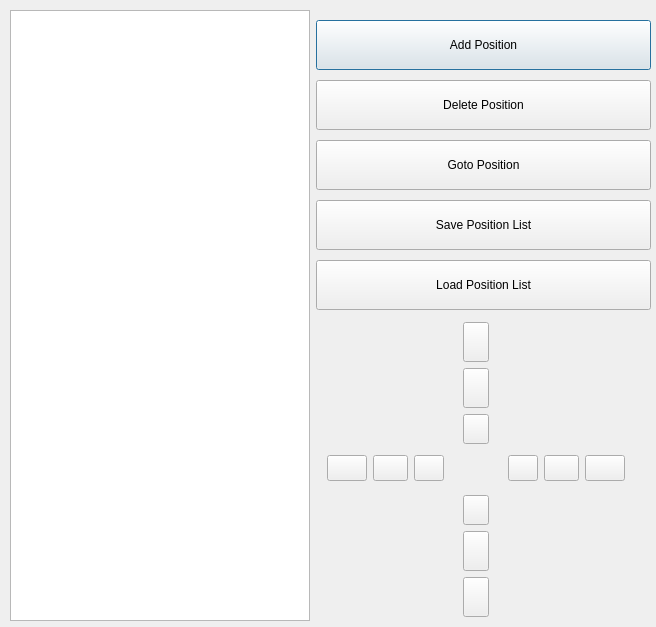
<?xml version="1.0" encoding="UTF-8"?>
<ui version="4.0">
 <class>StageControl</class>
 <widget class="QDialog" name="StageControl">
  <property name="geometry">
   <rect>
    <x>0</x>
    <y>0</y>
    <width>656</width>
    <height>627</height>
   </rect>
  </property>
  <property name="windowTitle">
   <string>Dialog</string>
  </property>
  <widget class="QWidget" name="gridLayoutWidget">
   <property name="geometry">
    <rect>
     <x>10</x>
     <y>10</y>
     <width>641</width>
     <height>611</height>
    </rect>
   </property>
   <layout class="QGridLayout" name="gridLayout">
    <item row="0" column="1">
     <layout class="QVBoxLayout" name="stageLocControls">
      <property name="spacing">
       <number>10</number>
      </property>
      <property name="sizeConstraint">
       <enum>QLayout::SetFixedSize</enum>
      </property>
      <property name="topMargin">
       <number>10</number>
      </property>
      <item>
       <widget class="QPushButton" name="addBtn">
        <property name="sizePolicy">
         <sizepolicy hsizetype="Minimum" vsizetype="Preferred">
          <horstretch>0</horstretch>
          <verstretch>0</verstretch>
         </sizepolicy>
        </property>
        <property name="minimumSize">
         <size>
          <width>0</width>
          <height>22</height>
         </size>
        </property>
        <property name="maximumSize">
         <size>
          <width>16777215</width>
          <height>50</height>
         </size>
        </property>
        <property name="text">
         <string>Add Position</string>
        </property>
       </widget>
      </item>
      <item>
       <widget class="QPushButton" name="deleteBtn">
        <property name="sizePolicy">
         <sizepolicy hsizetype="Minimum" vsizetype="Preferred">
          <horstretch>0</horstretch>
          <verstretch>0</verstretch>
         </sizepolicy>
        </property>
        <property name="minimumSize">
         <size>
          <width>0</width>
          <height>50</height>
         </size>
        </property>
        <property name="maximumSize">
         <size>
          <width>16777215</width>
          <height>50</height>
         </size>
        </property>
        <property name="text">
         <string>Delete Position</string>
        </property>
       </widget>
      </item>
      <item>
       <widget class="QPushButton" name="gotoPosBtn">
        <property name="sizePolicy">
         <sizepolicy hsizetype="Preferred" vsizetype="Preferred">
          <horstretch>0</horstretch>
          <verstretch>0</verstretch>
         </sizepolicy>
        </property>
        <property name="minimumSize">
         <size>
          <width>0</width>
          <height>50</height>
         </size>
        </property>
        <property name="maximumSize">
         <size>
          <width>16777215</width>
          <height>50</height>
         </size>
        </property>
        <property name="text">
         <string>Goto Position</string>
        </property>
       </widget>
      </item>
      <item>
       <widget class="QPushButton" name="saveListBtn">
        <property name="sizePolicy">
         <sizepolicy hsizetype="Preferred" vsizetype="Preferred">
          <horstretch>0</horstretch>
          <verstretch>0</verstretch>
         </sizepolicy>
        </property>
        <property name="minimumSize">
         <size>
          <width>0</width>
          <height>50</height>
         </size>
        </property>
        <property name="maximumSize">
         <size>
          <width>16777215</width>
          <height>50</height>
         </size>
        </property>
        <property name="text">
         <string>Save Position List</string>
        </property>
       </widget>
      </item>
      <item>
       <widget class="QPushButton" name="loadListBtn">
        <property name="sizePolicy">
         <sizepolicy hsizetype="Preferred" vsizetype="Preferred">
          <horstretch>0</horstretch>
          <verstretch>0</verstretch>
         </sizepolicy>
        </property>
        <property name="minimumSize">
         <size>
          <width>0</width>
          <height>41</height>
         </size>
        </property>
        <property name="maximumSize">
         <size>
          <width>16777215</width>
          <height>50</height>
         </size>
        </property>
        <property name="text">
         <string>Load Position List</string>
        </property>
       </widget>
      </item>
      <item>
       <layout class="QGridLayout" name="gridLayout_4">
        <item row="0" column="0">
         <widget class="QWidget" name="stageControl" native="true">
          <property name="maximumSize">
           <size>
            <width>16777178</width>
            <height>16777215</height>
           </size>
          </property>
          <property name="autoFillBackground">
           <bool>false</bool>
          </property>
          <widget class="QWidget" name="stageUp_6" native="true">
           <property name="geometry">
            <rect>
             <x>145</x>
             <y>0</y>
             <width>36</width>
             <height>120</height>
            </rect>
           </property>
           <layout class="QVBoxLayout" name="verticalLayout_13">
            <property name="spacing">
             <number>-1</number>
            </property>
            <property name="sizeConstraint">
             <enum>QLayout::SetFixedSize</enum>
            </property>
            <property name="leftMargin">
             <number>2</number>
            </property>
            <property name="topMargin">
             <number>2</number>
            </property>
            <property name="rightMargin">
             <number>2</number>
            </property>
            <property name="bottomMargin">
             <number>2</number>
            </property>
            <item>
             <widget class="QPushButton" name="stageUpBtn3_6">
              <property name="sizePolicy">
               <sizepolicy hsizetype="Fixed" vsizetype="Fixed">
                <horstretch>0</horstretch>
                <verstretch>0</verstretch>
               </sizepolicy>
              </property>
              <property name="minimumSize">
               <size>
                <width>26</width>
                <height>40</height>
               </size>
              </property>
              <property name="maximumSize">
               <size>
                <width>26</width>
                <height>40</height>
               </size>
              </property>
              <property name="text">
               <string notr="true"/>
              </property>
              <property name="icon">
               <iconset>
                <normaloff>resources/up3.png</normaloff>resources/up3.png</iconset>
              </property>
              <property name="iconSize">
               <size>
                <width>16</width>
                <height>32</height>
               </size>
              </property>
              <property name="autoRepeat">
               <bool>true</bool>
              </property>
              <property name="autoRepeatDelay">
               <number>100</number>
              </property>
              <property name="autoRepeatInterval">
               <number>200</number>
              </property>
             </widget>
            </item>
            <item>
             <widget class="QPushButton" name="stageUpBtn2_6">
              <property name="sizePolicy">
               <sizepolicy hsizetype="Fixed" vsizetype="Fixed">
                <horstretch>0</horstretch>
                <verstretch>0</verstretch>
               </sizepolicy>
              </property>
              <property name="minimumSize">
               <size>
                <width>26</width>
                <height>40</height>
               </size>
              </property>
              <property name="maximumSize">
               <size>
                <width>26</width>
                <height>40</height>
               </size>
              </property>
              <property name="text">
               <string notr="true"/>
              </property>
              <property name="icon">
               <iconset>
                <normaloff>resources/up2.png</normaloff>resources/up2.png</iconset>
              </property>
              <property name="iconSize">
               <size>
                <width>16</width>
                <height>20</height>
               </size>
              </property>
              <property name="autoRepeat">
               <bool>true</bool>
              </property>
              <property name="autoRepeatDelay">
               <number>100</number>
              </property>
              <property name="autoRepeatInterval">
               <number>200</number>
              </property>
             </widget>
            </item>
            <item>
             <widget class="QPushButton" name="stageUpBtn1_6">
              <property name="sizePolicy">
               <sizepolicy hsizetype="Fixed" vsizetype="Fixed">
                <horstretch>0</horstretch>
                <verstretch>0</verstretch>
               </sizepolicy>
              </property>
              <property name="minimumSize">
               <size>
                <width>26</width>
                <height>30</height>
               </size>
              </property>
              <property name="maximumSize">
               <size>
                <width>26</width>
                <height>30</height>
               </size>
              </property>
              <property name="text">
               <string notr="true"/>
              </property>
              <property name="icon">
               <iconset>
                <normaloff>resources/up1.png</normaloff>resources/up1.png</iconset>
              </property>
              <property name="iconSize">
               <size>
                <width>16</width>
                <height>20</height>
               </size>
              </property>
              <property name="autoRepeat">
               <bool>true</bool>
              </property>
              <property name="autoRepeatDelay">
               <number>100</number>
              </property>
              <property name="autoRepeatInterval">
               <number>200</number>
              </property>
             </widget>
            </item>
           </layout>
          </widget>
          <widget class="QWidget" name="stageRight_6" native="true">
           <property name="geometry">
            <rect>
             <x>190</x>
             <y>133</y>
             <width>130</width>
             <height>40</height>
            </rect>
           </property>
           <property name="minimumSize">
            <size>
             <width>0</width>
             <height>0</height>
            </size>
           </property>
           <property name="maximumSize">
            <size>
             <width>16777215</width>
             <height>16777215</height>
            </size>
           </property>
           <layout class="QHBoxLayout" name="horizontalLayout_13">
            <property name="spacing">
             <number>-1</number>
            </property>
            <property name="sizeConstraint">
             <enum>QLayout::SetFixedSize</enum>
            </property>
            <property name="leftMargin">
             <number>2</number>
            </property>
            <property name="topMargin">
             <number>2</number>
            </property>
            <property name="rightMargin">
             <number>2</number>
            </property>
            <property name="bottomMargin">
             <number>2</number>
            </property>
            <item>
             <widget class="QPushButton" name="stageRightBtn1_6">
              <property name="sizePolicy">
               <sizepolicy hsizetype="Fixed" vsizetype="Fixed">
                <horstretch>0</horstretch>
                <verstretch>0</verstretch>
               </sizepolicy>
              </property>
              <property name="minimumSize">
               <size>
                <width>30</width>
                <height>26</height>
               </size>
              </property>
              <property name="maximumSize">
               <size>
                <width>30</width>
                <height>26</height>
               </size>
              </property>
              <property name="text">
               <string notr="true"/>
              </property>
              <property name="icon">
               <iconset>
                <normaloff>resources/right1.png</normaloff>resources/right1.png</iconset>
              </property>
              <property name="autoRepeat">
               <bool>true</bool>
              </property>
              <property name="autoRepeatDelay">
               <number>100</number>
              </property>
              <property name="autoRepeatInterval">
               <number>200</number>
              </property>
             </widget>
            </item>
            <item>
             <widget class="QPushButton" name="stageRightBtn2_6">
              <property name="sizePolicy">
               <sizepolicy hsizetype="Fixed" vsizetype="Fixed">
                <horstretch>0</horstretch>
                <verstretch>0</verstretch>
               </sizepolicy>
              </property>
              <property name="minimumSize">
               <size>
                <width>35</width>
                <height>26</height>
               </size>
              </property>
              <property name="maximumSize">
               <size>
                <width>35</width>
                <height>26</height>
               </size>
              </property>
              <property name="text">
               <string notr="true"/>
              </property>
              <property name="icon">
               <iconset>
                <normaloff>resources/right2.png</normaloff>resources/right2.png</iconset>
              </property>
              <property name="autoRepeat">
               <bool>true</bool>
              </property>
              <property name="autoRepeatDelay">
               <number>100</number>
              </property>
              <property name="autoRepeatInterval">
               <number>200</number>
              </property>
             </widget>
            </item>
            <item>
             <widget class="QPushButton" name="stageRightBtn3_6">
              <property name="sizePolicy">
               <sizepolicy hsizetype="Fixed" vsizetype="Fixed">
                <horstretch>0</horstretch>
                <verstretch>0</verstretch>
               </sizepolicy>
              </property>
              <property name="minimumSize">
               <size>
                <width>40</width>
                <height>26</height>
               </size>
              </property>
              <property name="maximumSize">
               <size>
                <width>40</width>
                <height>26</height>
               </size>
              </property>
              <property name="text">
               <string notr="true"/>
              </property>
              <property name="icon">
               <iconset>
                <normaloff>resources/right3.png</normaloff>resources/right3.png</iconset>
              </property>
              <property name="iconSize">
               <size>
                <width>32</width>
                <height>16</height>
               </size>
              </property>
              <property name="autoRepeat">
               <bool>true</bool>
              </property>
              <property name="autoRepeatDelay">
               <number>100</number>
              </property>
              <property name="autoRepeatInterval">
               <number>200</number>
              </property>
             </widget>
            </item>
           </layout>
          </widget>
          <widget class="QWidget" name="stageLeft_6" native="true">
           <property name="geometry">
            <rect>
             <x>9</x>
             <y>133</y>
             <width>130</width>
             <height>40</height>
            </rect>
           </property>
           <layout class="QHBoxLayout" name="horizontalLayout_14">
            <property name="spacing">
             <number>-1</number>
            </property>
            <property name="sizeConstraint">
             <enum>QLayout::SetFixedSize</enum>
            </property>
            <property name="leftMargin">
             <number>2</number>
            </property>
            <property name="topMargin">
             <number>2</number>
            </property>
            <property name="rightMargin">
             <number>2</number>
            </property>
            <property name="bottomMargin">
             <number>2</number>
            </property>
            <item>
             <widget class="QPushButton" name="stageLeftBtn3_6">
              <property name="sizePolicy">
               <sizepolicy hsizetype="Fixed" vsizetype="Fixed">
                <horstretch>0</horstretch>
                <verstretch>0</verstretch>
               </sizepolicy>
              </property>
              <property name="minimumSize">
               <size>
                <width>40</width>
                <height>26</height>
               </size>
              </property>
              <property name="maximumSize">
               <size>
                <width>40</width>
                <height>26</height>
               </size>
              </property>
              <property name="text">
               <string notr="true"/>
              </property>
              <property name="icon">
               <iconset>
                <normaloff>resources/left3.png</normaloff>resources/left3.png</iconset>
              </property>
              <property name="iconSize">
               <size>
                <width>32</width>
                <height>16</height>
               </size>
              </property>
              <property name="autoRepeat">
               <bool>true</bool>
              </property>
              <property name="autoRepeatDelay">
               <number>100</number>
              </property>
              <property name="autoRepeatInterval">
               <number>200</number>
              </property>
             </widget>
            </item>
            <item>
             <widget class="QPushButton" name="stageLeftBtn2_6">
              <property name="sizePolicy">
               <sizepolicy hsizetype="Fixed" vsizetype="Fixed">
                <horstretch>0</horstretch>
                <verstretch>0</verstretch>
               </sizepolicy>
              </property>
              <property name="minimumSize">
               <size>
                <width>35</width>
                <height>26</height>
               </size>
              </property>
              <property name="maximumSize">
               <size>
                <width>35</width>
                <height>26</height>
               </size>
              </property>
              <property name="text">
               <string notr="true"/>
              </property>
              <property name="icon">
               <iconset>
                <normaloff>resources/left2.png</normaloff>resources/left2.png</iconset>
              </property>
              <property name="autoRepeat">
               <bool>true</bool>
              </property>
              <property name="autoRepeatDelay">
               <number>100</number>
              </property>
              <property name="autoRepeatInterval">
               <number>200</number>
              </property>
             </widget>
            </item>
            <item>
             <widget class="QPushButton" name="stageLeftBtn1_6">
              <property name="sizePolicy">
               <sizepolicy hsizetype="Fixed" vsizetype="Fixed">
                <horstretch>0</horstretch>
                <verstretch>0</verstretch>
               </sizepolicy>
              </property>
              <property name="minimumSize">
               <size>
                <width>30</width>
                <height>26</height>
               </size>
              </property>
              <property name="maximumSize">
               <size>
                <width>30</width>
                <height>26</height>
               </size>
              </property>
              <property name="text">
               <string notr="true"/>
              </property>
              <property name="icon">
               <iconset>
                <normaloff>resources/left1.png</normaloff>resources/left1.png</iconset>
              </property>
              <property name="autoRepeat">
               <bool>true</bool>
              </property>
              <property name="autoRepeatDelay">
               <number>100</number>
              </property>
              <property name="autoRepeatInterval">
               <number>200</number>
              </property>
             </widget>
            </item>
           </layout>
          </widget>
          <widget class="QWidget" name="stageDown_6" native="true">
           <property name="geometry">
            <rect>
             <x>145</x>
             <y>173</y>
             <width>36</width>
             <height>120</height>
            </rect>
           </property>
           <layout class="QVBoxLayout" name="verticalLayout_14">
            <property name="spacing">
             <number>-1</number>
            </property>
            <property name="sizeConstraint">
             <enum>QLayout::SetFixedSize</enum>
            </property>
            <property name="leftMargin">
             <number>2</number>
            </property>
            <property name="topMargin">
             <number>2</number>
            </property>
            <property name="rightMargin">
             <number>2</number>
            </property>
            <property name="bottomMargin">
             <number>2</number>
            </property>
            <item>
             <widget class="QPushButton" name="stageDownBtn1_6">
              <property name="sizePolicy">
               <sizepolicy hsizetype="Fixed" vsizetype="Fixed">
                <horstretch>0</horstretch>
                <verstretch>0</verstretch>
               </sizepolicy>
              </property>
              <property name="minimumSize">
               <size>
                <width>26</width>
                <height>30</height>
               </size>
              </property>
              <property name="maximumSize">
               <size>
                <width>26</width>
                <height>30</height>
               </size>
              </property>
              <property name="text">
               <string notr="true"/>
              </property>
              <property name="icon">
               <iconset>
                <normaloff>resources/down1.png</normaloff>resources/down1.png</iconset>
              </property>
              <property name="autoRepeat">
               <bool>true</bool>
              </property>
              <property name="autoRepeatDelay">
               <number>100</number>
              </property>
              <property name="autoRepeatInterval">
               <number>200</number>
              </property>
             </widget>
            </item>
            <item>
             <widget class="QPushButton" name="stageDownBtn2_6">
              <property name="sizePolicy">
               <sizepolicy hsizetype="Fixed" vsizetype="Fixed">
                <horstretch>0</horstretch>
                <verstretch>0</verstretch>
               </sizepolicy>
              </property>
              <property name="minimumSize">
               <size>
                <width>26</width>
                <height>40</height>
               </size>
              </property>
              <property name="maximumSize">
               <size>
                <width>26</width>
                <height>40</height>
               </size>
              </property>
              <property name="text">
               <string notr="true"/>
              </property>
              <property name="icon">
               <iconset>
                <normaloff>resources/down2.png</normaloff>resources/down2.png</iconset>
              </property>
              <property name="autoRepeat">
               <bool>true</bool>
              </property>
              <property name="autoRepeatDelay">
               <number>100</number>
              </property>
              <property name="autoRepeatInterval">
               <number>200</number>
              </property>
             </widget>
            </item>
            <item>
             <widget class="QPushButton" name="stageDownBtn3_6">
              <property name="sizePolicy">
               <sizepolicy hsizetype="Fixed" vsizetype="Fixed">
                <horstretch>0</horstretch>
                <verstretch>0</verstretch>
               </sizepolicy>
              </property>
              <property name="minimumSize">
               <size>
                <width>26</width>
                <height>40</height>
               </size>
              </property>
              <property name="maximumSize">
               <size>
                <width>26</width>
                <height>40</height>
               </size>
              </property>
              <property name="text">
               <string notr="true"/>
              </property>
              <property name="icon">
               <iconset>
                <normaloff>resources/down3.png</normaloff>resources/down3.png</iconset>
              </property>
              <property name="iconSize">
               <size>
                <width>16</width>
                <height>32</height>
               </size>
              </property>
              <property name="autoRepeat">
               <bool>true</bool>
              </property>
              <property name="autoRepeatDelay">
               <number>100</number>
              </property>
              <property name="autoRepeatInterval">
               <number>200</number>
              </property>
             </widget>
            </item>
           </layout>
          </widget>
         </widget>
        </item>
       </layout>
      </item>
     </layout>
    </item>
    <item row="0" column="0">
     <widget class="QListWidget" name="stageLocations">
      <property name="maximumSize">
       <size>
        <width>300</width>
        <height>16777215</height>
       </size>
      </property>
      <property name="styleSheet">
       <string notr="true">font-size: 16px;</string>
      </property>
      <property name="editTriggers">
       <set>QAbstractItemView::DoubleClicked|QAbstractItemView::EditKeyPressed</set>
      </property>
      <property name="dragDropOverwriteMode">
       <bool>false</bool>
      </property>
      <property name="uniformItemSizes">
       <bool>true</bool>
      </property>
      <property name="itemAlignment">
       <set>Qt::AlignLeading</set>
      </property>
     </widget>
    </item>
   </layout>
  </widget>
 </widget>
 <resources/>
 <connections/>
</ui>
